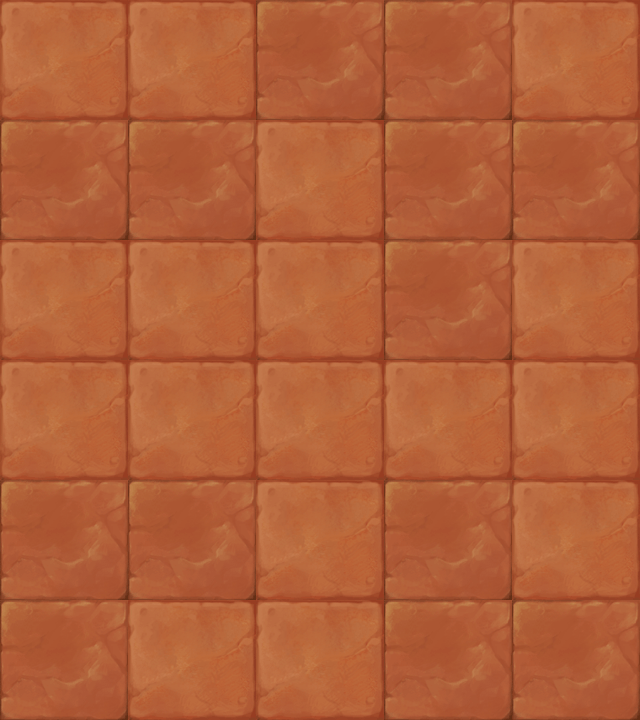

Tiled map render using the project's own tile images. Description and the map definition, with tile-layer contents summarised, below:
An orthogonal 5x6 tile map with 128x120 px tiles, 1 tile layer (块层 1).

<map version="1.0" orientation="orthogonal" width="5" height="6" tilewidth="128" tileheight="120">
 <tileset firstgid="1" name="map044" tilewidth="128" tileheight="120">
  <image source="map044.png" width="256" height="120" />
 </tileset>
 <layer name="块层 1" width="5" height="6">
  <data>[30 cells, 30 non-empty, 2 distinct tile ids]</data>
 </layer>
</map>
